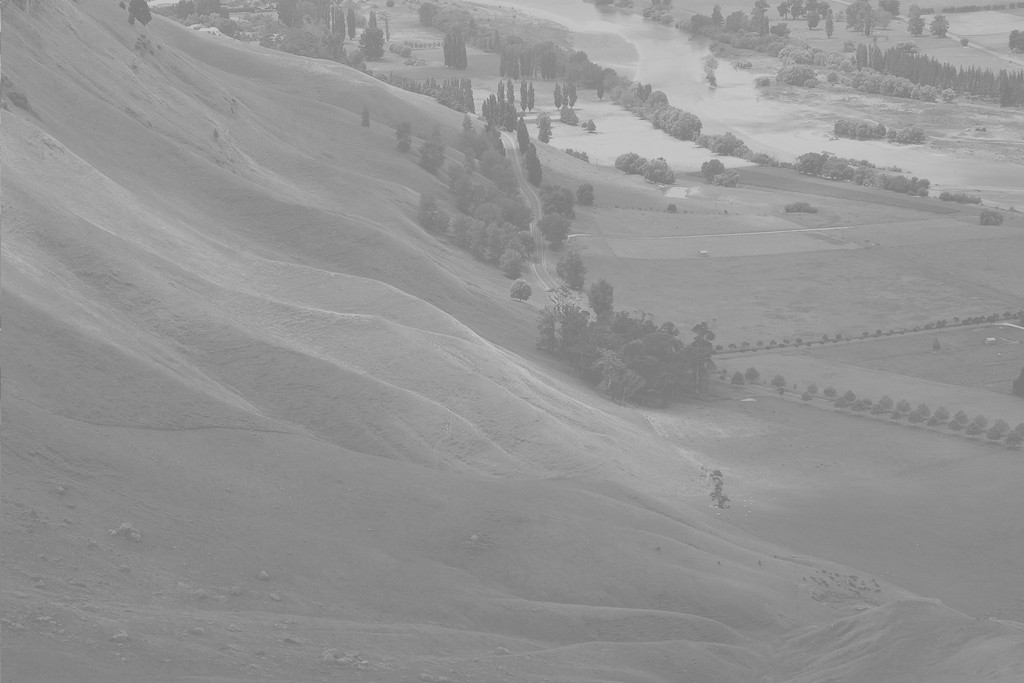
#> input picture test/Unequalized_Hawkes_Bay_NZ.jpg, 1024 x 683 px
$ jupyter execute --allow-errors test.ipynb
#> lines starting #> are read from the running program, lines starting #| are printed output that depends on the picture
[cell 1]
import matplotlib.pyplot as plt
from PIL import Image
import numpy as np

[cell 2]
image = Image.open("Unequalized_Hawkes_Bay_NZ.jpg")
#> image is the input picture: PIL image 1024x683 RGB; min 114, max 208, mean 148

[cell 3]
bwimg = np.sum(image, axis=2)
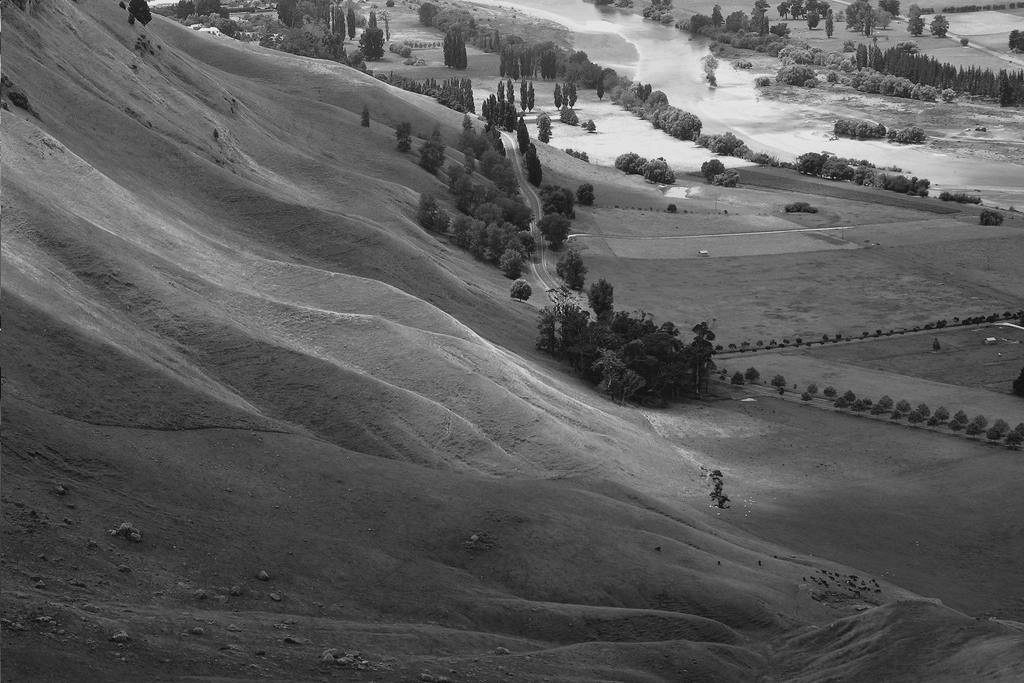
#> bwimg: shape (683, 1024) uint64; min 342, max 624, mean 444; drawn with min black and max white
bwimg = np.array(np.floor(bwimg/3), dtype=np.int16)
plt.imshow(bwimg, cmap="gray", vmin=0, vmax=255)
plt.show()

[cell 4]
histo_data = np.histogram(bwimg, bins=256)[0]
#> histo_data = 256 values, max 28701 at index 62, min 0 at index 1, mean 2732
plt.bar(np.arange(len(histo_data)), histo_data)
plt.show()
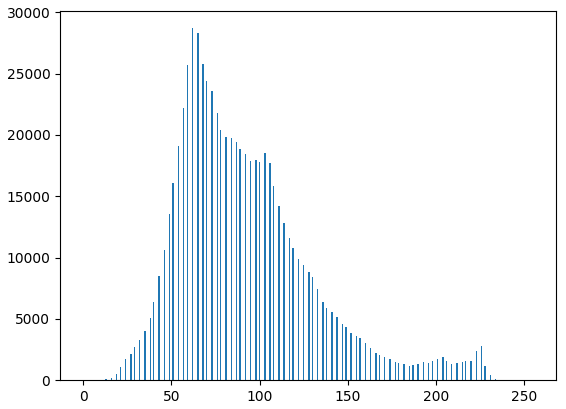
#> figure drawn by matplotlib, 1 panel; tallest bar 28701 high, from x = 61.6 to 62.4
